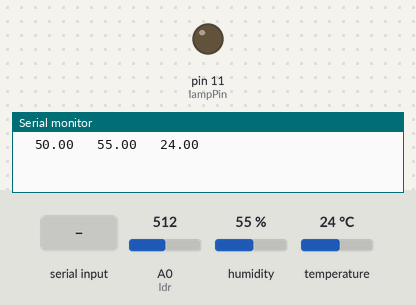
This sketch was run on a simulated Arduino Uno, built with avr-gcc and run on an emulated ATmega328P. Shown: output pins drawn as LEDs (lit = HIGH), the last lines printed to the serial monitor. Inputs (shaded band) come from the test bench; at power-on: A0 (ldr) = 512, humidity 55 %, temperature 24 °C.

Above: at 2.0 s.
2.1 s: "1\n" received over Serial
At 5.2 s:
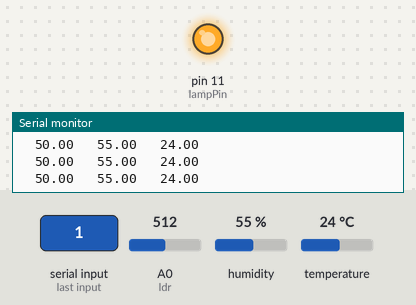
5.5 s: A0 (ldr) set to 352
7.0 s: A0 (ldr) set to 323
9.5 s: "0\n" received over Serial
At 12.0 s:
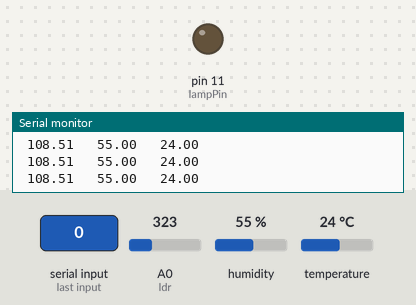
Timing chart, 0 to 13.5 s (numbered marks = the images above; inputs shaded):
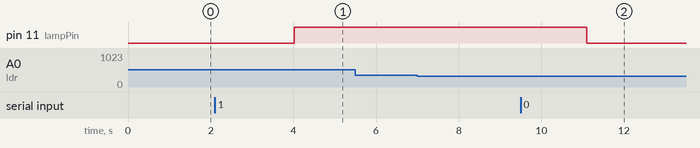

The sketch:

sensor_arduino.ino
```cpp
/*
  Sensor Datalogger & Lamp switch
  by Hansel Matthew - FTUI'18

  Board: Arduino Uno
  Sensor: dht11 & Light dependent resistor

  Printed data: data number, timestamp using millis(),
  and acceleration on x,y,z axis.
 */

#include "DHT.h" //Temp and Humidity Sensor Library

#define DHTPIN 2     // DHT Pin number

#define DHTTYPE DHT11   // DHT sensor type, i use DHT11 sensor

DHT dht(DHTPIN, DHTTYPE); //make dht object

float ADC_value = 0.0048828125; // ADC resolution
int lampPin = 11;

//Message variable
char msg[60];
char outstr_photosensor[15];
char outstr_humid[15];
char outstr_temp[15];

void setup() {
  Serial.begin(9600); //begin serial communication
  dht.begin(); //begin dht communication
  pinMode(lampPin,OUTPUT);
}

void loop() {
  delay(1000); //Sensor Reading Interval 1Ms

  if (Serial.available() > 0) {
    //Only run when it receive data

    //Convert string msg to int
    int state = Serial.readString().toInt();

    //Turn ON/OFF the lamp
    if(state == 1){
      digitalWrite(lampPin,HIGH);
    }
    else if(state == 0){
      digitalWrite(lampPin,LOW);
    }
  }

  float LDR_value = analogRead(A0); //Read value from ldr
  float lux = (250.00/(ADC_value*LDR_value))-50.00; //Convert from analog value into lux

/*If using own temperature and humidity sensor
    //Input
// int humid = analogRead(A1);
// int temp = analogRead(A2);

    //Scaling for celcius and percentage
// temp_scaled = temp*scaler_temp
// humid_scaled = humid*scaler_humid/100
*/

  //If using dht11 sensor
  float humid = dht.readHumidity(); //Read humidity (already in percentage)
  float temp = dht.readTemperature(); //Read temperature (already in celcius)

  dtostrf(lux, 7, 2, outstr_photosensor);  //Convert data from float/int to string for message transmission using sprintf()
  dtostrf(humid, 7, 2, outstr_humid);
  dtostrf(temp, 7, 2, outstr_temp);

  sprintf(msg, "%s %s %s", outstr_photosensor, outstr_humid, outstr_temp); //Encode message
  Serial.println(msg); //Send message
}
```

Measured:
- after the input at 2.1 s, pin 11 (lampPin): LOW → HIGH after 1.9 s
- after the input at 9.5 s, pin 11 (lampPin): HIGH → LOW after 1.6 s
